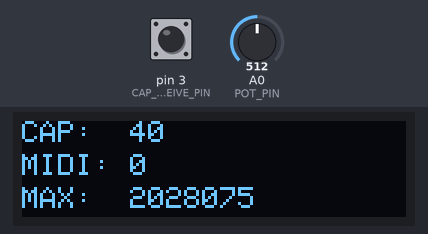
Bench run of a sketch on a simulated Teensy 4. On the bench: 128×32 one-colour display. Inputs (shaded band) come from the test bench; at power-on: pin 3 (CAP_RECEIVE_PIN) HIGH, A0 (POT_PIN) = 512.

Above: at 2.7 s.
2.8 s: pin 3 (CAP_RECEIVE_PIN) pulled LOW for 0.15 s
At 2.98 s:
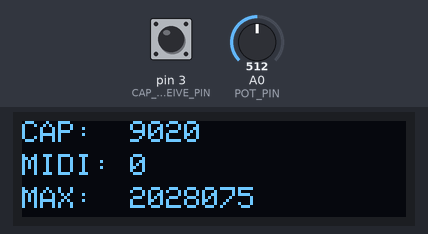
4.6 s: A0 (POT_PIN) set to 716
At 5.8 s:
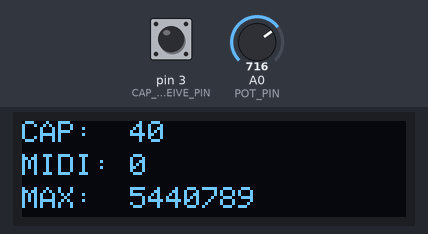
6.1 s: pin 3 (CAP_RECEIVE_PIN) pulled LOW for 1 s
At 6.91 s:
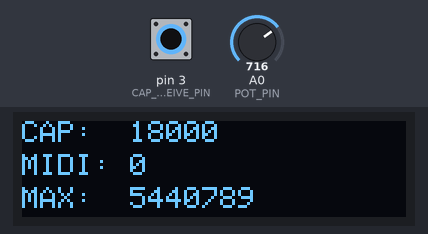
8.6 s: A0 (POT_PIN) set to 900
At 9.7 s:
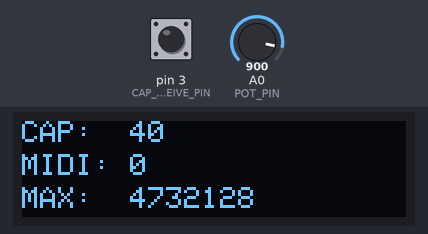
10.1 s: A0 (POT_PIN) set to 1023
At 11.4 s:
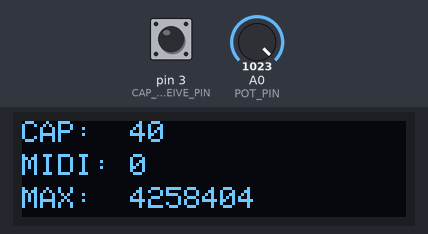
Timing chart, 0 to 12.6 s (numbered marks = the images above; inputs shaded):
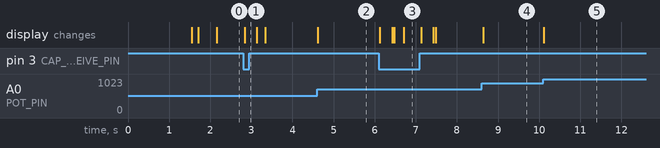

The sketch:

OrbMIDI.ino
```cpp
// OrbMIDI — Teensy 4.1 Capacitive Touch MIDI Controller
//
// Senses a large metal orb via CapacitiveSensor library, outputs MIDI CC
// over USB, and shows live readings on a 128x32 SSD1306 OLED (I2C).
// A 5k potentiometer adjusts the sensitivity ceiling for environmental tuning.
//
// Arduino IDE setup:
//   Board  : Teensy 4.1
//   USB Type: MIDI  (Tools > USB Type > MIDI)
//
// Libraries required (install via Library Manager):
//   - CapacitiveSensor  by Paul Badger / Paul Stoffregen
//   - Adafruit SSD1306  (install with all dependencies)

#include <CapacitiveSensor.h>
#include <Wire.h>
#include <Adafruit_GFX.h>
#include <Adafruit_SSD1306.h>

// ---------------------------------------------------------------------------
// Pin assignments
// ---------------------------------------------------------------------------
const int CAP_SEND_PIN    = 2;   // one side of the 10M ohm resistor
const int CAP_RECEIVE_PIN = 3;   // other side → 100 ohm series → orb
const int POT_PIN         = A0;  // 5k pot wiper; high lug to 3.3V, low to GND

// ---------------------------------------------------------------------------
// MIDI
// ---------------------------------------------------------------------------
const int MIDI_CC_NUM  = 1;   // CC 1 = Modulation Wheel; change freely
const int MIDI_CHANNEL = 1;   // MIDI channel 1–16

// ---------------------------------------------------------------------------
// Capacitive sensor tuning
// ---------------------------------------------------------------------------
const int  CAP_SAMPLES   = 120;   // readings averaged per measurement; raise for stability, lower for speed
const long CAP_THRESHOLD = 100000;   // raw values below this = no touch; raise if ambient noise is high

// Pot maps to this range for the capacitive ceiling.
// After first upload, do a calibration pass (see CLAUDE.md) and adjust these.
const long CAP_MAX_LOW  = 60000;    // cap ceiling when pot is fully counter-clockwise (hair trigger)
const long CAP_MAX_HIGH = 4000000;   // cap ceiling when pot is fully clockwise (requires firm touch)

// Exponential moving average smoothing factor (0–1); lower = smoother but slower to respond
const float EMA_ALPHA = 0.5f;

// MIDI curve exponent — controls how cap values map to MIDI.
// 1.0 = linear; lower values (e.g. 0.3–0.5) spread proximity into more of the 0–127 range.
const float CURVE_EXPONENT = 0.4f;

// ---------------------------------------------------------------------------
// OLED
// ---------------------------------------------------------------------------
const int     SCREEN_WIDTH  = 128;
const int     SCREEN_HEIGHT = 32;
const int     OLED_RESET    = -1;     // no dedicated reset pin
const uint8_t OLED_ADDRESS  = 0x3C;

// ---------------------------------------------------------------------------
// Loop timing
// ---------------------------------------------------------------------------
const unsigned long LOOP_INTERVAL_MS = 20;  // ~50 Hz update rate

// ---------------------------------------------------------------------------
// Globals
// ---------------------------------------------------------------------------
CapacitiveSensor cs(CAP_SEND_PIN, CAP_RECEIVE_PIN);
Adafruit_SSD1306 display(SCREEN_WIDTH, SCREEN_HEIGHT, &Wire, OLED_RESET);

float         smoothedCap = 0.0f;
int           lastMidi    = -1;          // -1 forces the very first send
unsigned long lastLoopMs  = 0;

// ---------------------------------------------------------------------------
// setup
// ---------------------------------------------------------------------------
void setup() {
  Serial.begin(115200);

  // Disable auto-calibration — keeps readings stable across sessions.
  cs.set_CS_AutocaL_Millis(0xFFFFFFFF);

  Wire.begin();

  if (!display.begin(SSD1306_SWITCHCAPVCC, OLED_ADDRESS)) {
    // Blink built-in LED forever so a display wiring failure is obvious.
    pinMode(LED_BUILTIN, OUTPUT);
    while (true) {
      digitalWrite(LED_BUILTIN, !digitalRead(LED_BUILTIN));
      delay(200);
    }
  }

  display.clearDisplay();
  display.setTextSize(1);
  display.setTextColor(SSD1306_WHITE);
  display.setCursor(22, 12);
  display.print("ORB MIDI CTRL");
  display.display();
  delay(1500);
  display.clearDisplay();
  display.display();
}

// ---------------------------------------------------------------------------
// Helpers
// ---------------------------------------------------------------------------

// Returns the current capacitive ceiling based on pot position.
long readCapMax() {
  int potVal = analogRead(POT_PIN);
  return map(potVal, 0, 1023, CAP_MAX_HIGH, CAP_MAX_LOW);
}

// Renders three data lines to the 128x32 OLED.
void updateDisplay(long capSmoothed, int midiVal, long capMax) {
  display.clearDisplay();

  display.setCursor(0, 0);
  display.print("CAP:  ");
  display.print(capSmoothed);

  display.setCursor(0, 11);
  display.print("MIDI: ");
  display.print(midiVal);

  display.setCursor(0, 22);
  display.print("MAX:  ");
  display.print(capMax);

  display.display();
}

// Sends MIDI CC only when the value has actually changed (prevents jitter floods).
void sendMidiIfChanged(int newVal) {
  if (newVal != lastMidi) {
    usbMIDI.sendControlChange(MIDI_CC_NUM, newVal, MIDI_CHANNEL);
    lastMidi = newVal;
  }
}

// ---------------------------------------------------------------------------
// loop
// ---------------------------------------------------------------------------
void loop() {
  // Always drain the USB MIDI receive buffer — required for USB MIDI on Teensy.
  while (usbMIDI.read()) {}

  unsigned long now = millis();
  if (now - lastLoopMs < LOOP_INTERVAL_MS) return;
  lastLoopMs = now;

  // Read raw capacitance.
  long rawReading = cs.capacitiveSensor(CAP_SAMPLES);
  if (rawReading < 0) rawReading = 0;  // library can return -1 on the first call

  // Apply exponential moving average smoothing.
  smoothedCap = EMA_ALPHA * (float)rawReading + (1.0f - EMA_ALPHA) * smoothedCap;
  long capSmoothed = (long)smoothedCap;

  // Read pot → sensitivity ceiling.
  long capMax = readCapMax();

  // Apply no-touch threshold — anything below this is treated as silence.
  long effective = (capSmoothed < CAP_THRESHOLD) ? 0 : capSmoothed;

  // Map to MIDI 0–127 with a power curve so proximity spans more of the range.
  int midiVal = 0;
  if (effective > 0) {
    float normalized = (float)(effective - CAP_THRESHOLD) / (float)(capMax - CAP_THRESHOLD);
    normalized = constrain(normalized, 0.0f, 1.0f);
    midiVal = constrain((int)(pow(normalized, CURVE_EXPONENT) * 127.0f), 0, 127);
  }

  sendMidiIfChanged(midiVal);
  updateDisplay(capSmoothed, midiVal, capMax);
}
```

Measured:
- after the input at 2.8 s, the display: changes at once (image 1)
- after the input at 4.6 s, the display: changes at once (image 2)
- after the input at 6.1 s, the display: first changes at once (image 3 shows a later state)
- after the input at 8.6 s, the display: changes at once (image 4)
- after the input at 10.1 s, the display: changes at once (image 5)
